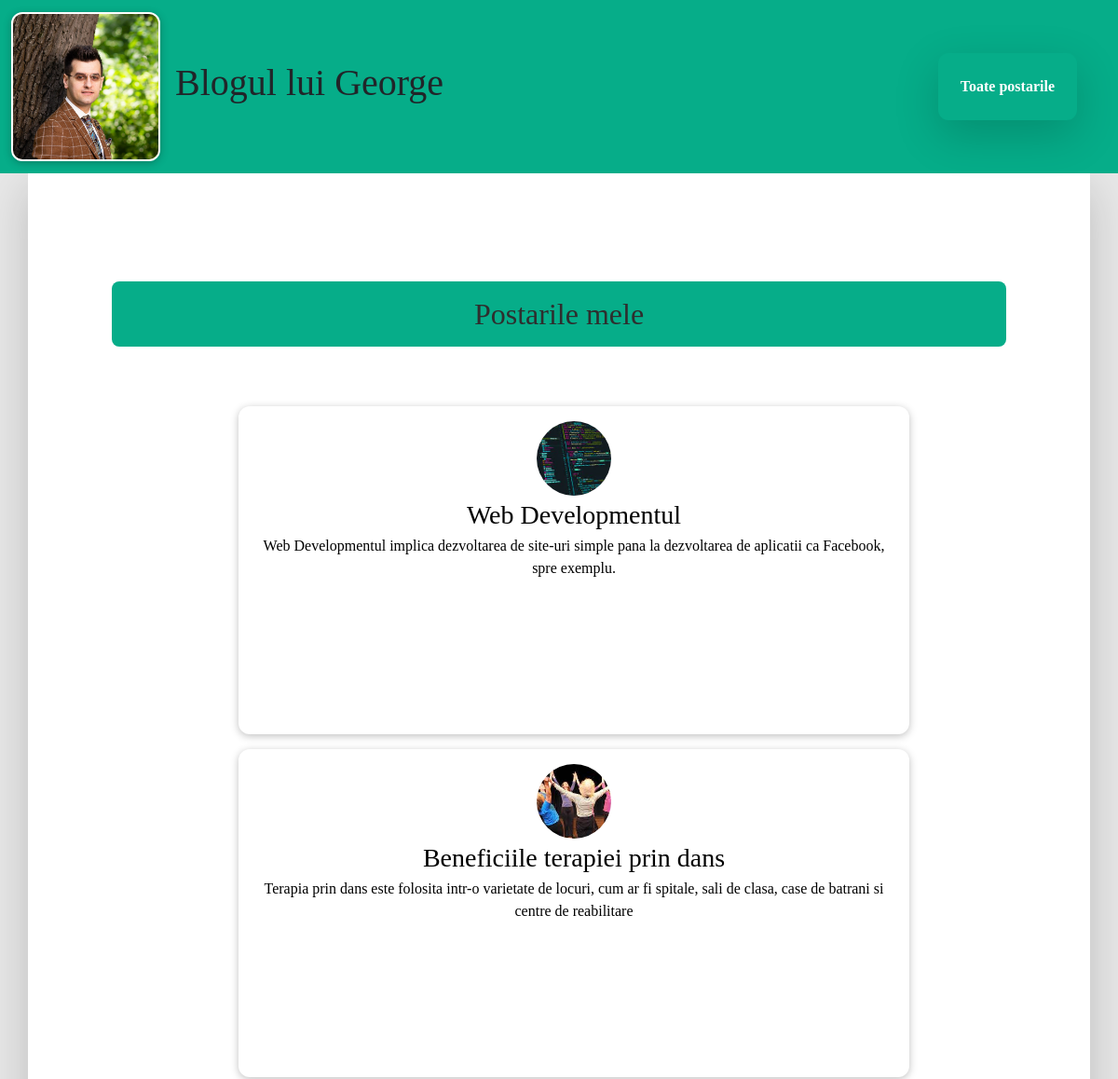
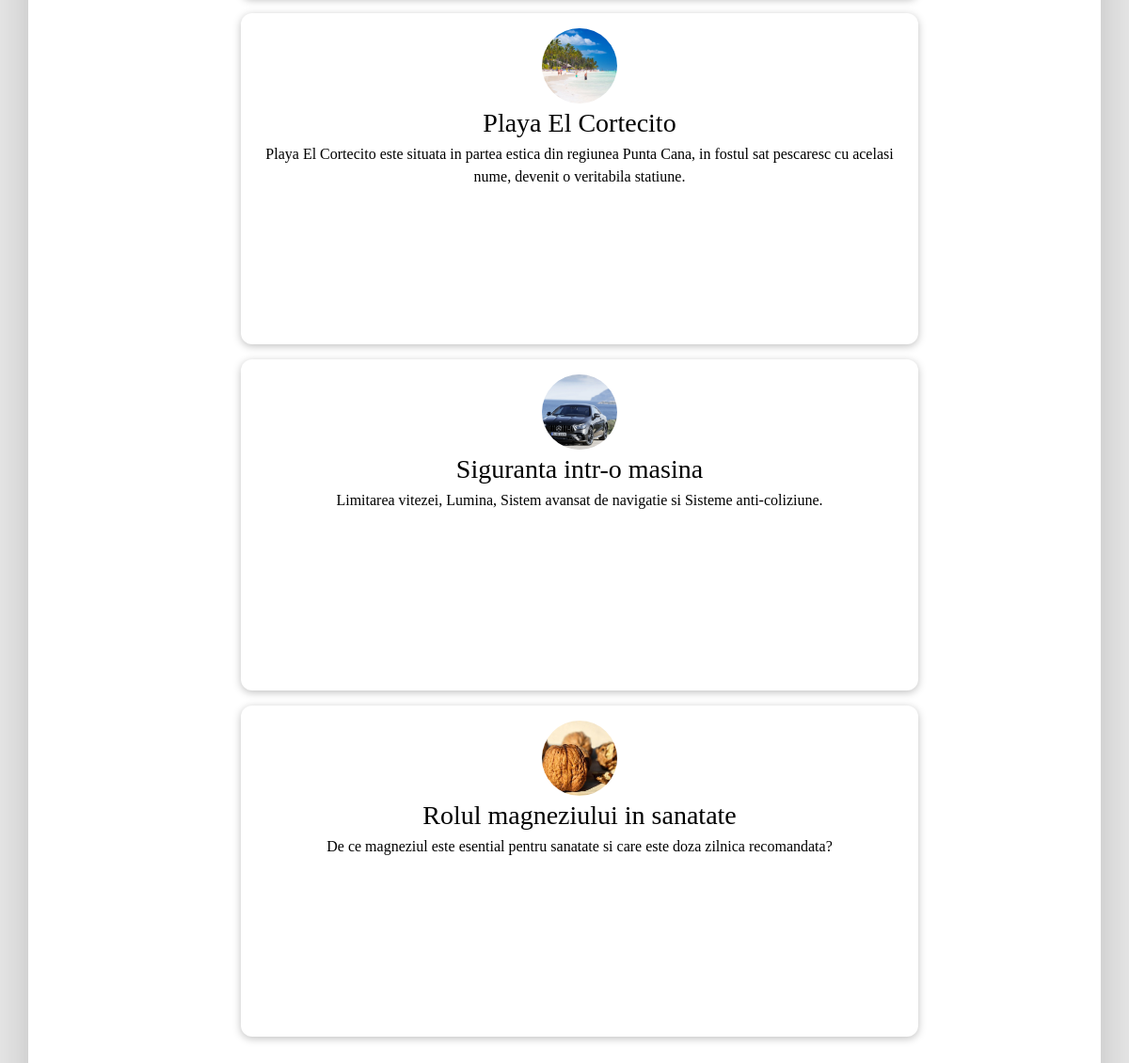
The page /posts on the database its author committed (2 pictures, top to bottom).
### blog/models.py (models this page shows, shortened)
class Post(models.Model):
    title = models.CharField(max_length=150)
    excerpt = models.CharField(max_length=200)
    image = models.ImageField(upload_to='posts', null=True)
    date = models.DateField(auto_now=True)
    slug = models.SlugField(unique=True, db_index=True)
    content = models.TextField(validators=[MinLengthValidator(10)])
    author = models.ForeignKey(Author, on_delete=models.SET_NULL, null= True, related_name='post')
    tags = models.ManyToManyField(Tag)

### blog/views.py (the view)
# urls.py: path('posts',views.AllPostsView.as_view(), name='posts-page'),
class AllPostsView(ListView):
    template_name = 'blog/all-posts.html'
    model = Post
    ordering = ['-date']
    context_object_name = 'all_posts'

### blog/templates/blog/all-posts.html (shortened to what this page needs)
{% extends 'base.html' %}
{% load static %}
{% block content %}
    <section id="all-posts">
        <h2>Postarile mele</h2>
        <ul>
            {% for post in all_posts %}
                {% include "blog/includes/post2.html" %}
            {% endfor %}
        </ul>
    </section>
{% endblock  %}

### blog/templates/blog/includes/post2.html
<li>
    <article class="postt">
        <a href="{% url 'post-detail-page' post.slug %}">
            <img src="{{ post.image.url }}" alt="{{ post.title }}">
            <div class="post__content">
                <h3>{{ post.title }}</h3>
                <p>
                    {{ post.excerpt }}
                </p>
            </div>
        </a>
    </article>
</li>

### static/style.css (style rules this page uses)
* { font-family: 'Times New Roman', Times, serif; }
#all-posts h2 { width: auto; text-align: center; margin: auto; background-color: #06ad89; color: rgb(59, 53, 53); margin-top: 2rem; margin-bottom: 5rem; border-radius: 0.5rem; padding: 1rem; }
body { background-color: #e7e7e7; }
#all-posts { margin: 7rem auto; width: 90%; max-width: 60rem; }
#all-posts h2 { text-align: center; font-size: 2rem; color: #2e2e2e; margin: 3rem 0; }
ul { list-style: none; }
.postt img { width: 7rem; height: 7rem; }
.postt a { width: 45rem; margin-top: 1rem; height: 22rem; transform-origin: center; box-shadow: 0 2px 8px rgba(0, 0, 0, 0.25); border-radius: 12px; background-color: white; }
.postt { display: flex; flex-direction: column; align-items: center; text-align: center; }
.postt a { text-decoration: none; color: black; transition: all 0.2s ease; padding: 1rem; }
.postt img { width: 5rem; height: 5rem; object-fit: cover; border-radius: 50%; }
.postt h3 { margin: 0.25rem 0; }

### rows shown on the page
Post: image (picture), title "Web Developmentul", excerpt "Web Developmentul implica dezvoltarea de site-uri simple pana la dezvoltarea de aplicatii ca Facebook, spre exemplu."
Post: image (picture), title "Beneficiile terapiei prin dans", excerpt "Terapia prin dans este folosita intr-o varietate de locuri, cum ar fi spitale, sali de clasa, case de batrani si centre de reabilitare"
Post: image (picture), title "Playa El Cortecito", excerpt "Playa El Cortecito este situata in partea estica din regiunea Punta Cana, in fostul sat pescaresc cu acelasi nume, devenit o veritabila statiune."
Post: image (picture), title "Siguranta intr-o masina", excerpt "Limitarea vitezei, Lumina, Sistem avansat de navigatie si Sisteme anti-coliziune."
Post: image (picture), title "Rolul magneziului in sanatate", excerpt "De ce magneziul este esential pentru sanatate si care este doza zilnica recomandata?"
